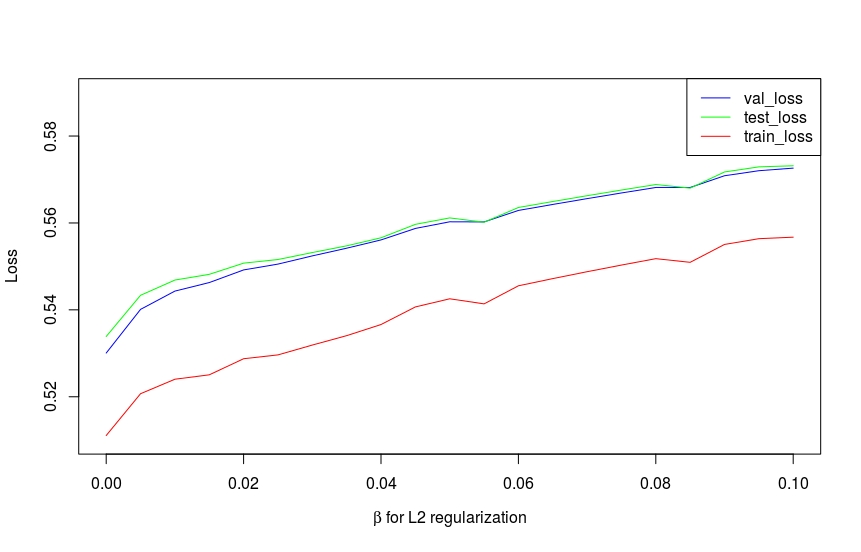

Write R code to recreate this figure.
#library
library(ggplot2)
library(reshape2)

# melt data
r1 <- read.csv("/home/mehedi/Desktop/Parameters/regularization/results.csv")

#plot graph
plot(r1$x1, r1$x3, col='blue', type="l", ylim=c(0.51, 0.59), ylab = "Loss", xlab = expression(paste(beta, " for L2 regularization")), lwd=1)
lines(r1$x1, r1$x5, col='green', type="l", lwd=1)
lines(r1$x1, r1$x7, col='red', type="l", lwd=1)
legend('topright',c("val_loss", "test_loss", 'train_loss'), col=c('blue', 'green', 'red'), lwd=1)
